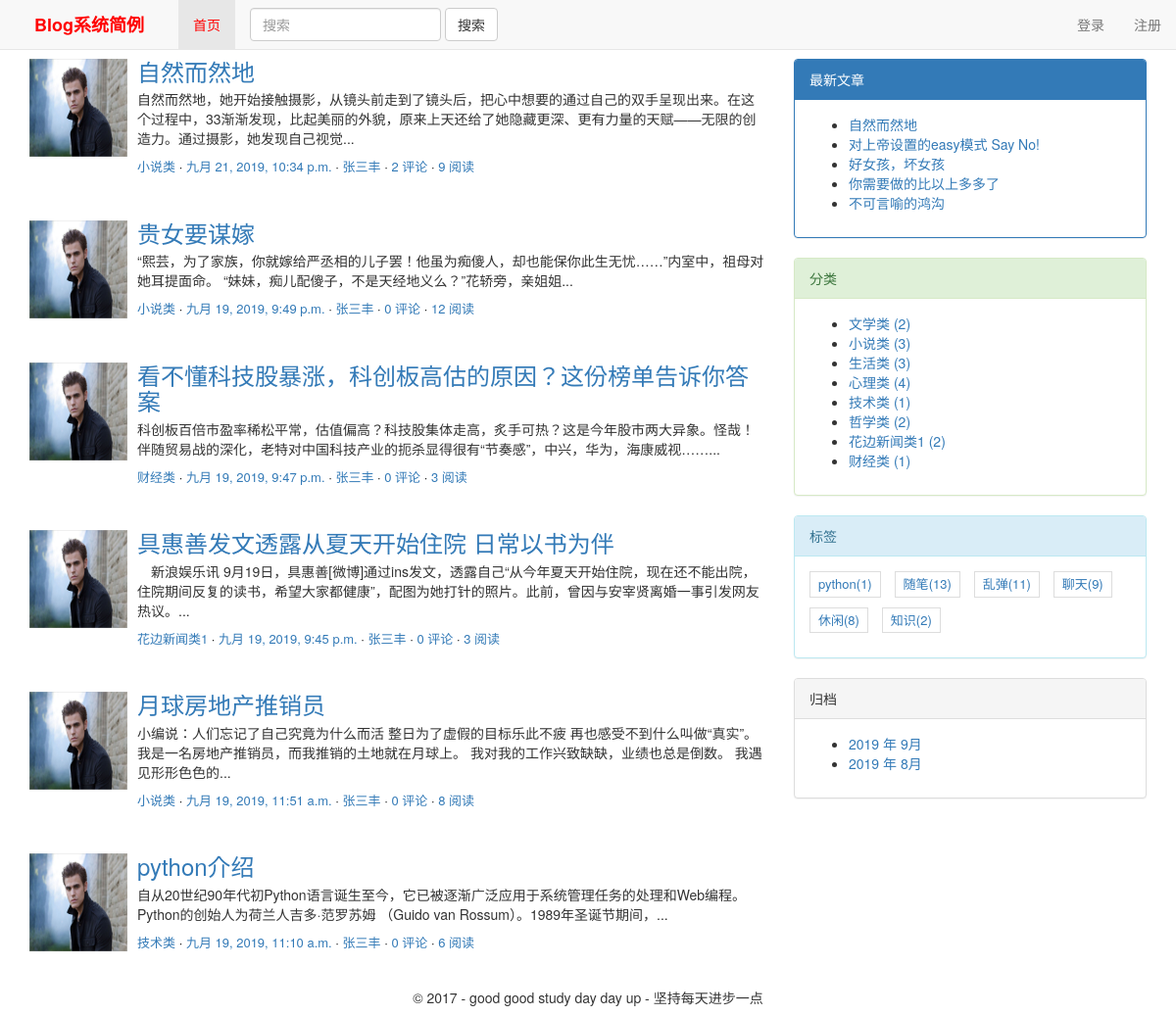
Screenshot of /authorindex/1/ with the database file from the repository.
### blog/models.py (models this page shows, shortened)
class Blog(models.Model):
    title = models.CharField(max_length=70,verbose_name='文章标题')# 文章标题
    body = RichTextUploadingField(verbose_name='文本内容')# 文章正文，我们使用了 RichTextUploadingField
    created_time = models.DateTimeField(verbose_name='创建时间')# 文章的创建时间,存储时间的字段用 DateTimeField 类型。
    modified_time = models.DateTimeField(verbose_name='修改时间')# 文章的最后一次修改时间，存储时间的字段用 DateTimeField 类型。
    excerpt = models.CharField(max_length=200, blank=True,verbose_name='文章摘要') # 指定blank=True 参数值后就可以允许空值了。
    """category是设置文章分类的字段,与前面定义得到Category是多对一的关系,即多个博客文章可归于一类.
    ForeignKey()中参数Category指定外键关联的数据模型(数据库表)的名称，on_delete = models.CASCADE指明如果在Categroy中删除一条记录，
    与这条记录有关的博客记录也会被删除."""
    category = models.ForeignKey(Category,on_delete=models.CASCADE,verbose_name='分类')
    """ tags是标签字段，一篇博客文章可以右多个标签，一个标签下可以有多篇博客文章，因此用ManyToManyFiled类型设置多对多的关联关系
     这里标签tags指定blank=True以允许博客文章没有标签"""
    tags = models.ManyToManyField(Tag, blank=True,verbose_name='标签')
    author = models.ForeignKey(loguser,on_delete=models.CASCADE,verbose_name='作者')
    views = models.IntegerField(default=0,verbose_name='查看次数')
    def get_absolute_url(self):
        return reverse('blog:detail', kwargs={'pk': self.pk})
    class Meta:
        ordering=['-created_time']
        verbose_name = '文档管理表'
        verbose_name_plural = '文档管理表'

class loguser(AbstractUser):
    nikename = models.CharField(max_length=32,verbose_name="昵称",blank=True)
    telephone = models.CharField(max_length=11, null=True, unique=True)
    """
    head_img存储用户头像，在数据库表中存储的是文件的相对地址，字段值形式为upload_to的值/filename。
    图片文件的实际地址由settings.py中的MEDIA_ROOT和head_img中的upload_to决定的，地址为/MEDIA_ROOT的值/upload_to的值/filename
    """
    head_img = models.ImageField(upload_to='headimage', blank=True, null=True, verbose_name='头像')  # 头像
    class Meta:
        verbose_name = "用户信息表"
        verbose_name_plural = verbose_name

class Category(models.Model):
    name = models.CharField(max_length=32,verbose_name='分类名')
    des=models.CharField(max_length=100,verbose_name='备注',null=True)
    class Meta:
        verbose_name='分类'
        verbose_name_plural='分类'

class Tag(models.Model):
    name = models.CharField(max_length=32,verbose_name='标签名')
    des = models.CharField(max_length=100, verbose_name='备注', null=True)
    class Meta:
        verbose_name='标签'
        verbose_name_plural='标签'

### blog/views.py (the view)
# urls.py: path('authorindex/<int:id>/',views.authorindex.as_view(),name='authorindex'),
class authorindex(ListView):
    model = models.Blog
    template_name = 'blog/index.html'
    context_object_name = 'blog_list'
    def get_queryset(self):
        user=get_object_or_404(models.loguser,pk=self.kwargs.get('id'))
        return super(authorindex,self).get_queryset().filter(author=user).order_by('-created_time')
    def get_context_data(self, **kwargs):
        context=super(authorindex,self).get_context_data(**kwargs)
        context['tabname']='firsttab'
        return context

### blog/templatetags/custom_tags.py (called while the page is built)
@register.simple_tag
def get_new_blogs(num=5):
    return Blog.objects.all().order_by('-created_time')[:num]

@register.simple_tag
def archives():
    return Blog.objects.dates('created_time', 'month', order='DESC')

@register.simple_tag
def get_categories():
    return Category.objects.annotate(num_blogs=Count('blog')).filter(num_blogs__gt=0)

@register.simple_tag
def get_tags():
    return Tag.objects.annotate(num_blogs=Count('blog')).filter(num_blogs__gt=0)

### templates/blog/index.html (shortened to what this page needs)
{% extends 'base.html' %}
{% block main %}
{% for blog in blog_list %}
<div class="media">
    <div class="media-left">
        <a href="{% url 'blog:authorindex' blog.author.id %}">
            <img class="media-object" src="/media/{{ blog.author.head_img }}" style="width:100px;height:100px;"
                 alt="点击头像显示此作者的博客文章列表">
        </a>
    </div>
    <div class="media-body">
        <h3 class="media-heading"><a href="{{ blog.get_absolute_url }}">{{ blog.title }}</a></h3>
        <p>{{ blog.excerpt|safe }}...</p>
        <div class="entry-meta">
            <span class="blog-category"><a href="#">{{ blog.category.name }}</a></span>
            <span class="blog-date"><a href="#"><time class="entry-date"
                                                      datetime="{{ blog.created_time }}">{{ blog.created_time }}</time></a></span>
            <span class="blog-author"><a href="#">{{ blog.author.nikename }}</a></span>
            <span class="comments-link"><a href="#">{{ blog.comment_set.count }} 评论</a></span>
            <span class="views-count"><a href="#">{{ blog.views }} 阅读</a></span>
        </div>
    </div>
    {% empty %}
    <div class="no-post">暂时还没有发布的文章！</div>
    {% endfor %}
    {% endblock main %}

### templates/base.html (shortened to what this page needs)
{% load staticfiles %}
{% load custom_tags %}
<html>
<head>
    <link href="{% static 'blog/css/bootstrap.min.css' %}" rel="stylesheet">
    <link rel="stylesheet" href="{% static 'blog/css/blogstyle.css' %}">
</head>
<body>
<nav class="navbar navbar-default navbar-fixed-top">
    <div class="container-fluid">
        <div class="navbar-header">
            <a class="navbar-brand" href="{% url 'blog:index' %}" style="color:red;font-weight:700;">&nbsp;&nbsp;&nbsp;&nbsp;Blog系统简例&nbsp;&nbsp;&nbsp;&nbsp; </a>
        </div>
        <div class="collapse navbar-collapse navbar-left" id="bs-example-navbar-collapse-1">
            <ul class="nav navbar-nav">
                <li {% if tabname == "firsttab" %} class='active' {% endif %}>
                <a href="{% url 'blog:index' %}" style="color:red;">首页</a></li>
                <form class="navbar-form navbar-left" method="get" action="{% url 'haystack_search' %}">
                    <div class="form-group">
                        <input type="text" class="form-control" name="q" placeholder="搜索" required>
                    </div>
                    <button type="submit" class="btn btn-default">搜索</button>
                </form>
        </div>
        <ul class="nav navbar-nav navbar-right">
            {% if request.user.username %}
            <li><a href="#">{{ request.user.nikename }}</a></li>
            <li class="dropdown">
                <a href="#" class="dropdown-toggle" data-toggle="dropdown" role="button" aria-haspopup="true"
                   aria-expanded="false"> 个人中心<span class="caret"></span></a>
                <ul class="dropdown-menu">
                    <li><a href="{% url 'blog:myindex' request.user.id %}">我的文章</a></li>
                    <li role="separator" class="divider"></li>
                    <li><a href="{% url 'blog:logout' %}">注销</a></li>
                </ul>
            </li>
            {% else %}
            <li><a href="{% url 'blog:login' %}">登录</a></li>
            <li><a href="{% url 'blog:registe' %}">注册</a></li>
            {% endif %}
        </ul>
    </div>
</nav>
<div class="content-body" style="both:clear;margin-top:60px;">
    <div class="container">
        <div class="row">
            <main class="col-md-8">
                {% block main %}
                {% endblock main %}
            </main>
            <aside class="col-md-4">
                {% block toc %}
                <div class="panel panel-primary">
                    <div class="panel-heading">最新文章</div>
                    <div class="panel-body">
                        {% get_new_blogs as new_blog_list %}
                        <ul>
                            {% for blog in new_blog_list %}
                            <li>
                                <a href="{{ blog.get_absolute_url }}">{{ blog.title }}</a>
                            </li>
                            {% empty %}
                            暂无文章！
                            {% endfor %}
                        </ul>
                    </div>
                </div>
                <div class="panel panel-success">
                    <div class="panel-heading">分类</div>
                    <div class="panel-body">
                        {% get_categories as category_list %}
                        <ul>
                            {% for category in category_list %}
                            <li>
                                <a href="{% url 'blog:category' category.pk %}">{{ category.name }} <span
                                        class="post-count">({{ category.num_blogs}})</span></a>
                            </li>
                            {% empty %}
                            暂无分类！
                            {% endfor %}
                        </ul>
                    </div>
                </div>
                <div class="panel panel-info">
                    <div class="panel-heading">标签</div>
                    <div class="panel-body">
                        <div class="tag-list">
                            {% get_tags as tag_list %}
                            <ul >
                                {% for tag in tag_list %}
                                <li><a href="{% url 'blog:tag' tag.pk %}">{{ tag.name }}({{ tag.num_blogs }})</a>
                                </li>
                                {% empty %}
                                暂无标签！
                                {% endfor %}
                            </ul>
                        </div>
                    </div>
                </div>
                <div class="panel panel-default">
                    <div class="panel-heading">归档</div>
                    <div class="panel-body">
                        {% archives as date_list %}
                        <ul>
                            {% for date in date_list %}
                            <li>
                                <a href="{% url 'blog:archives' date.year date.month %}">
                                    {{ date.year }} 年 {{ date.month }}月</a>
                            </li>
                            {% empty %}
                            暂无归档！
                            {% endfor %}
                        </ul>
                    </div>
                </div>
                {% endblock toc %}
            </aside>
        </div>
    </div>
</div>
<div class="container">
    <div class="row">
        <div class="col-md-12">
            <div align="center">
                <h5>&copy 2017 - good good study day day up - 坚持每天进步一点</h5>
            </div>
        </div>
    </div>
</div>
</body>
</html>

### blog/static/blog/css/blogstyle.css (style rules this page uses)
.entry-meta { text-align:left; color: #DDDDDD; font-size: 13px; margin-bottom: 30px; }
.blog-category::after, .blog-date::after, .blog-author::after, .comments-link::after { content: ' ·'; color: #000; }
.tag-list ul { padding: 0; margin: 0; margin-right: -10px; }
.tag-list ul li { list-style-type: none; font-size: 13px; display: inline-block; margin-right: 10px; margin-bottom: 10px; padding: 3px 8px; border: 1px solid #ddd; }

### rows the page displays
Blog: author.head_img (picture), title "自然而然地", excerpt "自然而然地，她开始接触摄影，从镜头前走到了镜头后，把心中想要的通过自己的双手呈现出来。在这个过程中，33渐渐发现，比起美丽的外貌，原来上天还给了她隐藏更深、更有力量的天赋——无限的创造力。通过摄影，她发现自己视觉", category.name "小说类", created_time "九月 21, 2019, 10:34 p.m.", author.nikename "张三丰", comment_set.count "2", views "9"
Blog: author.head_img (picture), title "贵女要谋嫁", excerpt "“熙芸，为了家族，你就嫁给严丞相的儿子罢！他虽为痴傻人，却也能保你此生无忧……”内室中，祖母对她耳提面命。 “妹妹，痴儿配傻子，不是天经地义么？”花轿旁，亲姐姐", category.name "小说类", created_time "九月 19, 2019, 9:49 p.m.", author.nikename "张三丰", comment_set.count "0", views "12"
Blog: author.head_img (picture), title "看不懂科技股暴涨，科创板高估的原因？这份榜单告诉你答案", excerpt "科创板百倍市盈率稀松平常，估值偏高？科技股集体走高，炙手可热？这是今年股市两大异象。怪哉！伴随贸易战的深化，老特对中国科技产业的扼杀显得很有“节奏感”，中兴，华为，海康威视……", category.name "财经类", created_time "九月 19, 2019, 9:47 p.m.", author.nikename "张三丰", comment_set.count "0", views "3"
Blog: author.head_img (picture), title "具惠善发文透露从夏天开始住院 日常以书为伴", excerpt "新浪娱乐讯 9月19日，具惠善[微博]通过ins发文，透露自己“从今年夏天开始住院，现在还不能出院，住院期间反复的读书，希望大家都健康”，配图为她打针的照片。此前，曾因与安宰贤离婚一事引发网友热议。", category.name "花边新闻类1", created_time "九月 19, 2019, 9:45 p.m.", author.nikename "张三丰", comment_set.count "0", views "3"
Blog: author.head_img (picture), title "月球房地产推销员", excerpt "小编说：人们忘记了自己究竟为什么而活 整日为了虚假的目标乐此不疲 再也感受不到什么叫做“真实”。 我是一名房地产推销员，而我推销的土地就在月球上。 我对我的工作兴致缺缺，业绩也总是倒数。 我遇见形形色色的", category.name "小说类", created_time "九月 19, 2019, 11:51 a.m.", author.nikename "张三丰", comment_set.count "0", views "8"
Blog: author.head_img (picture), title "python介绍", excerpt "自从20世纪90年代初Python语言诞生至今，它已被逐渐广泛应用于系统管理任务的处理和Web编程。Python的创始人为荷兰人吉多·范罗苏姆 （Guido van Rossum）。1989年圣诞节期间，", category.name "技术类", created_time "九月 19, 2019, 11:10 a.m.", author.nikename "张三丰", comment_set.count "0", views "6"
Blog: title "对上帝设置的easy模式 Say No!"
Blog: title "好女孩，坏女孩"
Blog: title "你需要做的比以上多多了"
Blog: title "不可言喻的鸿沟"
Category: name "文学类", num_blogs "2"
Category: name "小说类", num_blogs "3"
Category: name "生活类", num_blogs "3"
Category: name "心理类", num_blogs "4"
Category: name "技术类", num_blogs "1"
Category: name "哲学类", num_blogs "2"
Category: name "花边新闻类1", num_blogs "2"
Category: name "财经类", num_blogs "1"
Tag: name "python", num_blogs "1"
Tag: name "随笔", num_blogs "13"
Tag: name "乱弹", num_blogs "11"
Tag: name "聊天", num_blogs "9"
Tag: name "休闲", num_blogs "8"
Tag: name "知识", num_blogs "2"

### other values shown
{{ date.year }} "2019" "2019"
{{ date.month }} "9" "8"
